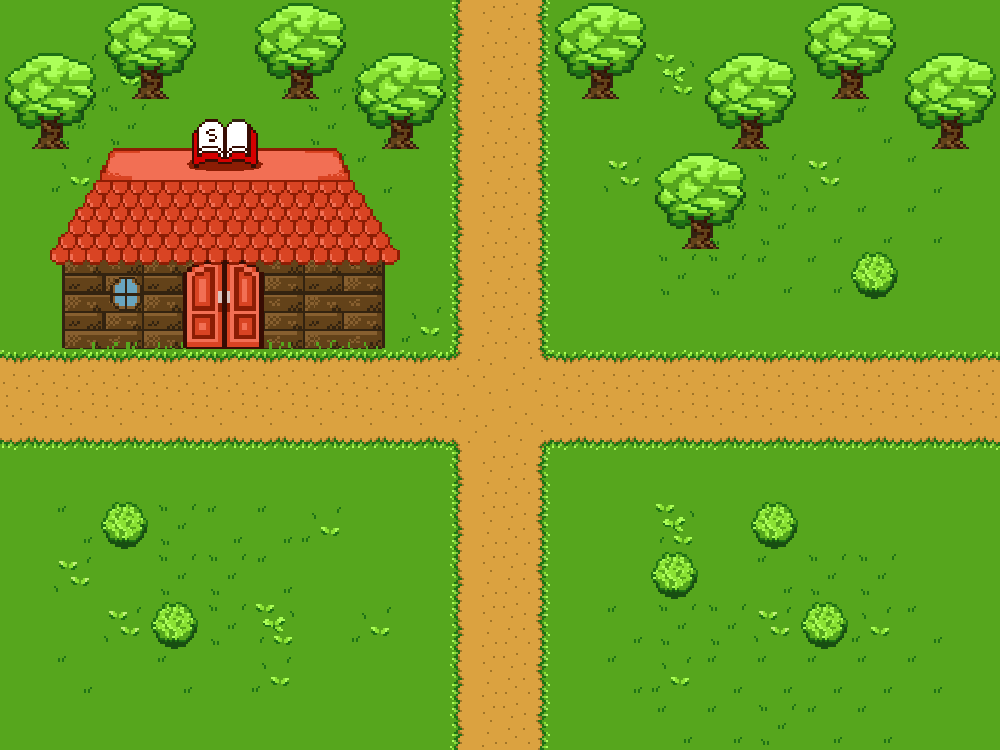

The image is a tile-based game level rendered from a .tmx file. Its description and source (layers, tilesets, objects; grid data summarised) follow:
An orthogonal 20x15 tile map with 50x50 px tiles, 3 tile layers (Background, Path, Obstacles) and 10 objects (4x changer, 3x door, 3x lock).

<map version="1.10" tiledversion="1.10.1" orientation="orthogonal" renderorder="right-down" width="20" height="15" tilewidth="50" tileheight="50" infinite="0" nextlayerid="11" nextobjectid="24">
 <editorsettings>
  <export target="World0_1.json" format="json" />
 </editorsettings>
 <tileset firstgid="1" source="pixil_tileset_1.tsx" />
 <group id="3" name="Back" offsetx="0.545455" offsety="-0.363636">
  <layer id="1" name="Background" width="20" height="15">
   <data>[300 cells, 0 non-empty, 0 distinct tile ids]</data>
  </layer>
  <layer id="2" name="Path" width="20" height="15">
   <data>[300 cells, 300 non-empty, 14 distinct tile ids]</data>
  </layer>
 </group>
 <layer id="4" name="Obstacles" width="20" height="15" offsetx="0.545455" offsety="-0.363636">
  <data>[300 cells, 75 non-empty, 38 distinct tile ids]</data>
 </layer>
 <group id="6" name="Doors" offsetx="0.545455" offsety="-0.363636">
  <objectgroup id="10" name="LibIn">
   <object id="23" name="changer" x="183.455" y="349.455" width="80" height="1">
    <properties>
     <property name="nextScene" value="World0_2" />
    </properties>
   </object>
  </objectgroup>
  <objectgroup id="5" name="North">
   <object id="4" name="door" x="450" y="0" width="100" height="50">
    <properties>
     <property name="img" value="hDoorPlants" />
    </properties>
   </object>
   <object id="5" name="lock" x="449" y="0" width="102" height="51">
    <properties>
     <property name="type" value="fire" />
    </properties>
   </object>
   <object id="18" name="changer" x="450" y="0" width="100" height="1">
    <properties>
     <property name="nextScene" value="World1_1" />
    </properties>
   </object>
  </objectgroup>
  <objectgroup id="7" name="South">
   <object id="8" name="door" x="450" y="700" width="100" height="50">
    <properties>
     <property name="img" value="hDoorFire" />
    </properties>
   </object>
   <object id="9" name="lock" x="449" y="699" width="102" height="51">
    <properties>
     <property name="type" value="water" />
    </properties>
   </object>
   <object id="20" name="changer" x="450" y="749" width="100" height="1">
    <properties>
     <property name="nextScene" value="World3_1" />
    </properties>
   </object>
  </objectgroup>
  <objectgroup id="9" name="East">
   <object id="10" name="door" x="950" y="350" width="50" height="100">
    <properties>
     <property name="img" value="vDoorWater" />
    </properties>
   </object>
   <object id="12" name="lock" x="949" y="349" width="51" height="102">
    <properties>
     <property name="type" value="plant" />
    </properties>
   </object>
   <object id="21" name="changer" x="999" y="350" width="1" height="100">
    <properties>
     <property name="nextScene" value="World2_1" />
    </properties>
   </object>
  </objectgroup>
 </group>
</map>
